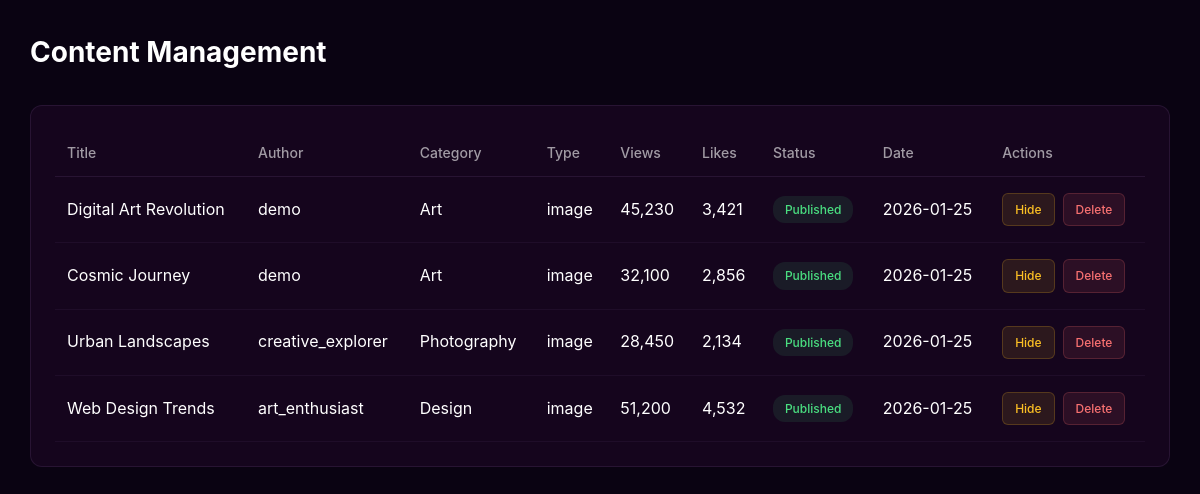
/admin/content.php (signed in), run on the app's committed database.
### tables this page shows
CREATE TABLE IF NOT EXISTS content (
    id INT AUTO_INCREMENT PRIMARY KEY,
    user_id INT NOT NULL,
    title VARCHAR(255) NOT NULL,
    description TEXT,
    category VARCHAR(50),
    image_url VARCHAR(255),
    content_type ENUM('image', 'video', 'article', 'audio') DEFAULT 'image',
    
     
    views INT DEFAULT 0,
    likes INT DEFAULT 0,
    shares INT DEFAULT 0,
    
     
    is_published BOOLEAN DEFAULT 1,
    is_featured BOOLEAN DEFAULT 0,
    
     
    created_at TIMESTAMP DEFAULT CURRENT_TIMESTAMP,
    updated_at TIMESTAMP DEFAULT CURRENT_TIMESTAMP ON UPDATE CURRENT_TIMESTAMP,
    published_at DATETIME,
    
     
    FOREIGN KEY (user_id) REFERENCES users(id) ON DELETE CASCADE,
    
     
    INDEX idx_user_id (user_id),
    INDEX idx_category (category),
    INDEX idx_created_at (created_at),
    INDEX idx_is_published (is_published)
);

CREATE TABLE IF NOT EXISTS users (
    id INT AUTO_INCREMENT PRIMARY KEY,
    username VARCHAR(50) UNIQUE NOT NULL,
    email VARCHAR(100) UNIQUE NOT NULL,
    password VARCHAR(255) NOT NULL,
    full_name VARCHAR(100) NOT NULL,
    bio TEXT,
    location VARCHAR(100),
    website VARCHAR(255),
    profile_image VARCHAR(255),
    cover_image VARCHAR(255),
    
     
    total_posts INT DEFAULT 0,
    followers INT DEFAULT 0,
    following INT DEFAULT 0,
    
     
    is_active BOOLEAN DEFAULT 1,
    is_verified BOOLEAN DEFAULT 0,
    email_verified BOOLEAN DEFAULT 0,
    
     
    remember_token VARCHAR(100),
    verification_token VARCHAR(100),
    reset_token VARCHAR(100),
    reset_token_expires DATETIME,
    
     
    join_date DATETIME DEFAULT CURRENT_TIMESTAMP,
    last_login DATETIME,
    created_at TIMESTAMP DEFAULT CURRENT_TIMESTAMP,
    updated_at TIMESTAMP DEFAULT CURRENT_TIMESTAMP ON UPDATE CURRENT_TIMESTAMP,
    
     
    INDEX idx_username (username),
    INDEX idx_email (email),
    INDEX idx_is_active (is_active),
    INDEX idx_created_at (created_at)
);

### admin/content.php (the view, shortened to what this page needs)
<?php
require_once 'config.php';
$sql = "
    SELECT
        c.id,
        c.title,
        c.category,
        c.content_type,
        c.views,
        c.likes,
        c.is_published,
        c.created_at,
        u.username
    FROM content c
    JOIN users u ON c.user_id = u.id
    ORDER BY c.created_at DESC
";
$result = $conn->query($sql);
$content = [];
while ($row = $result->fetch_assoc()) {
    $content[] = $row;
}
?>
<!DOCTYPE html>
<html lang="en">
<head>
    <link rel="stylesheet" href="admin-style.css">
</head>
<body>
<div class="container">
    <main class="main-content">
        <div class="header">
            <h1>Content Management</h1>
        </div>
        <div class="section">
            <table>
                <thead>
                    <tr>
                        <th>Title</th>
                        <th>Author</th>
                        <th>Category</th>
                        <th>Type</th>
                        <th>Views</th>
                        <th>Likes</th>
                        <th>Status</th>
                        <th>Date</th>
                        <th>Actions</th>
                    </tr>
                </thead>
                <tbody>
                <?php if (empty($content)): ?>
                    <tr>
                        <td colspan="9" style="text-align:center;opacity:.6;">
                            No content found
                        </td>
                    </tr>
                <?php else: ?>
                    <?php foreach ($content as $c): ?>
                        <tr>
                            <td><?= htmlspecialchars($c['title']) ?></td>
                            <td><?= htmlspecialchars($c['username']) ?></td>
                            <td><?= htmlspecialchars($c['category']) ?></td>
                            <td><?= htmlspecialchars($c['content_type']) ?></td>
                            <td><?= number_format($c['views']) ?></td>
                            <td><?= number_format($c['likes']) ?></td>
                            <td>
                                <span class="badge <?= $c['is_published'] ? 'active' : 'inactive' ?>">
                                    <?= $c['is_published'] ? 'Published' : 'Hidden' ?>
                                </span>
                            </td>
                            <td><?= date('Y-m-d', strtotime($c['created_at'])) ?></td>
                            <td>
                                <div class="btn-group">
                                    <?php if ($c['is_published']): ?>
                                        <a href="helpers/toggle_content.php?id=<?= $c['id'] ?>&action=hide"
                                           class="btn btn-warning btn-sm">
                                           Hide
                                        </a>
                                    <?php endif; ?>
                                    <a href="helpers/delete_content.php?id=<?= $c['id'] ?>"
                                       class="btn btn-danger btn-sm"
                                       onclick="return confirm('Delete this post permanently?');">
                                       Delete
                                    </a>
                                </div>
                            </td>
                        </tr>
                    <?php endforeach; ?>
                <?php endif; ?>
                </tbody>
            </table>
        </div>
    </main>
</div>
</body>
</html>

### admin/admin-style.css (style rules this page uses)
* { margin: 0; padding: 0; box-sizing: border-box; }
body { font-family: -apple-system, BlinkMacSystemFont, 'Segoe UI', Roboto, Oxygen, Ubuntu, Cantarell, sans-serif; background: #0a0312; color: #fff; line-height: 1.6; }
.container { display: flex; min-height: 100vh; }
.main-content { flex: 1; padding: 30px; overflow-y: auto; max-height: 100vh; }
.header { display: flex; justify-content: space-between; align-items: center; margin-bottom: 30px; }
.header h1 { font-size: 28px; }
.section { background: #15051d; border: 1px solid rgba(206, 161, 245, 0.1); border-radius: 12px; padding: 24px; margin-bottom: 20px; }
table { width: 100%; border-collapse: collapse; }
th { text-align: left; padding: 12px; border-bottom: 1px solid rgba(206, 161, 245, 0.1); color: rgba(255, 255, 255, 0.6); font-size: 14px; font-weight: 500; }
td { padding: 16px 12px; border-bottom: 1px solid rgba(206, 161, 245, 0.05); }
.badge { padding: 4px 12px; border-radius: 12px; font-size: 12px; font-weight: 500; display: inline-block; }
.badge.active { background: rgba(74, 222, 128, 0.1); color: #4ade80; }
.btn { padding: 8px 16px; border-radius: 6px; border: none; cursor: pointer; font-size: 14px; font-weight: 500; transition: all 0.3s; text-decoration: none; display: inline-block; text-align: center; }
.btn-danger { background: rgba(248, 113, 113, 0.1); color: #f87171; border: 1px solid rgba(248, 113, 113, 0.2); }
.btn-warning { background: rgba(251, 191, 36, 0.1); color: #fbbf24; border: 1px solid rgba(251, 191, 36, 0.2); }
.btn-sm { padding: 6px 12px; font-size: 12px; }
.btn-group { display: flex; gap: 8px; }

### data on the page
content: title "Digital Art Revolution", user.username "demo", category "Art", content_type "image", views "45,230", likes "3,421", is_published "Published", created_at "2026-01-25"
content: title "Cosmic Journey", user.username "demo", category "Art", content_type "image", views "32,100", likes "2,856", is_published "Published", created_at "2026-01-25"
content: title "Urban Landscapes", user.username "creative_explorer", category "Photography", content_type "image", views "28,450", likes "2,134", is_published "Published", created_at "2026-01-25"
content: title "Web Design Trends", user.username "art_enthusiast", category "Design", content_type "image", views "51,200", likes "4,532", is_published "Published", created_at "2026-01-25"
